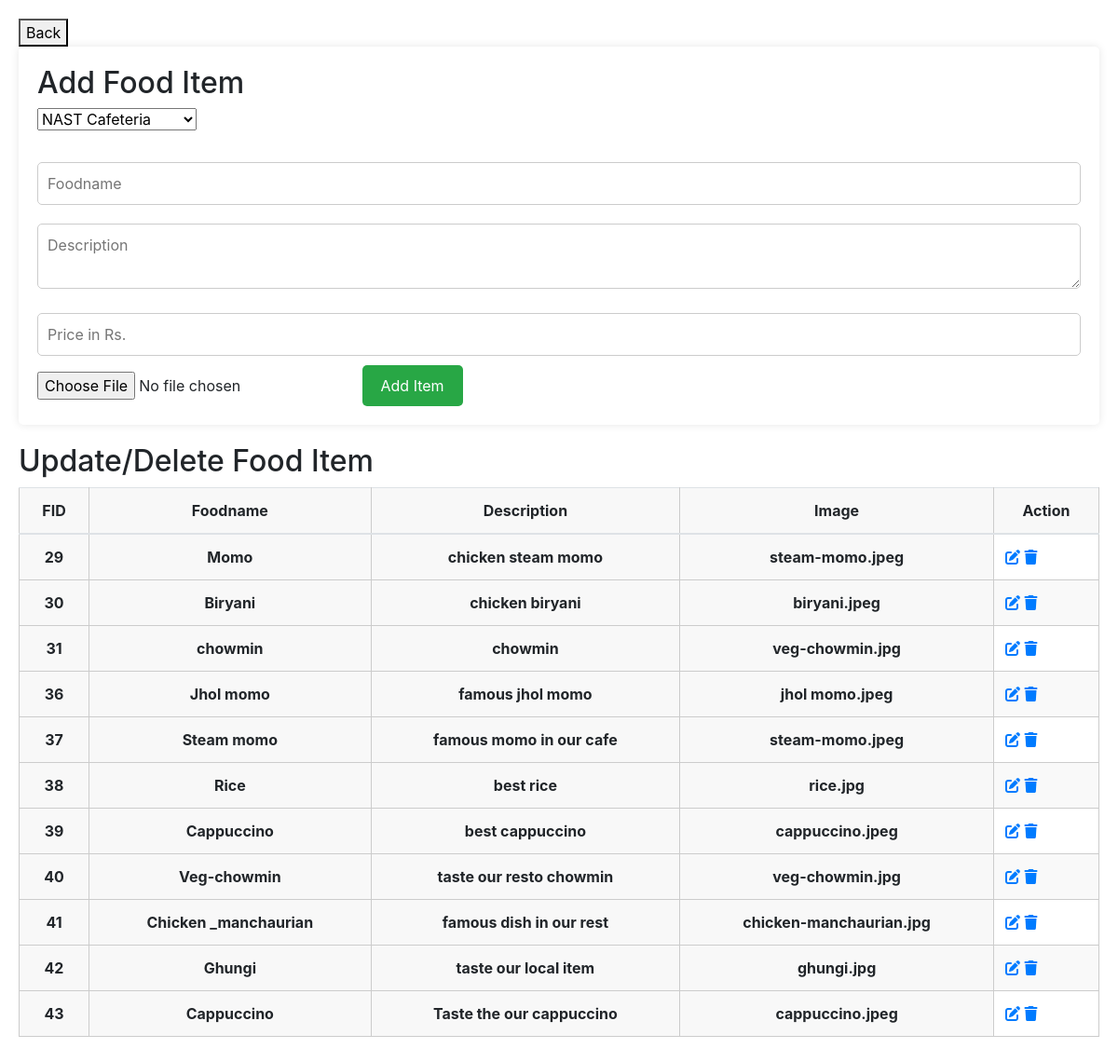
/OFOS/fedit.php, run on the app's committed database.
### tables this page shows
CREATE TABLE `view_foods` (
  `F_ID` int(11) NOT NULL,
  `R_ID` int(11) NOT NULL,
  `foodname` varchar(50) NOT NULL,
  `price` bigint(20) NOT NULL,
  `description` varchar(100) NOT NULL,
  `image` varchar(255) NOT NULL
);

### OFOS/fedit.php (the view, shortened to what this page needs)
<?php
include 'db.php';
?>
<!DOCTYPE html>
<html lang="en">
<head>
    <link rel="stylesheet" href="https://cdn.jsdelivr.net/npm/bootstrap@4.3.1/dist/css/bootstrap.min.css">
    <link rel="stylesheet" href="https://cdnjs.cloudflare.com/ajax/libs/font-awesome/6.6.0/css/all.min.css" />
</head>
<body>
<button class="back-button" onclick="history.back()">Back</button>
    <form method="post" action="">
        <h2>Add Food Item</h2>
        <select name="rest">
                <?php
                $select = "SELECT * FROM tbl_restaurants";
                $result = mysqli_query($conn, $select);
                while ($row = mysqli_fetch_assoc($result)) {
                    ?>
                    <option value="<?php echo $row["R_ID"]; ?>"><?php  echo $row["name"]; ?></option>
                    <?php
                }
                ?>
            </select><br><br>
        <input type="text" name="foodname" placeholder="Foodname" required>
        <textarea name="description" placeholder="Description" required></textarea>
        <input type="number" step="0.01" name="price" placeholder="Price in Rs." required>
        <input type="file" name="image" placeholder="add images" required>
        <input type="submit" name="add" value="Add Item">
    </form>
    <h2>Update/Delete Food Item</h2>
    <table class="table table-hover text-center">
  <thead>
    <tr>
      <th >FID</th>
      <th >Foodname</th>
      <th >Description</th>
      <th >Image</th>
      <th>Action</th>
    </tr>
  </thead>
  <tbody>
    <?php
    $sql= "SELECT * FROM `view_foods`";
    $result=mysqli_query($conn,$sql);
    while ($row= mysqli_fetch_assoc($result)){
        ?>
   <tr>
    <th> <?php echo $row['F_ID']?></th>
    <th> <?php echo $row['foodname'] ?></th>
    <th> <?php echo $row['description'] ?></th>
    <th> <?php echo $row['image'] ?></th>
    <td>
        <a href="fedit.php?F_ID=<?php echo $row['F_ID'] ?>"
        class="link-dark"><i class="fa-solid fa-pen-to-square fs-5 me-3"></i></a>
        <a href="fdelete.php?F_ID=<?php echo $row['F_ID'] ?>"
         class="link-dark"> <i class="fa-solid fa-trash"></i> </a>
    </td>
    </tr>
<?php
    }
    ?>
  </tbody>
</table>
</body>
</html>

### OFOS/fedit.php (style rules this page uses)
body { font-family: Arial, sans-serif; margin: 0; padding: 20px; background-color: #f4f4f4; }
form { background: #fff; padding: 20px; margin-bottom: 20px; border-radius: 5px; box-shadow: 0 0 10px rgba(0, 0, 0, 0.1); }
form h2 { margin-top: 0; }
form input[type="text"], form input[type="number"], form textarea { width: 100%; padding: 10px; margin: 10px 0; border: 1px solid #ccc; border-radius: 5px; }
form input[type="submit"] { background: #28a745; color: #fff; border: none; padding: 10px 20px; border-radius: 5px; cursor: pointer; transition: background 0.3s; }
table { width: 100%; border-collapse: collapse; margin-bottom: 20px; }
table, th, td { border: 1px solid #ccc; }
th, td { padding: 10px; text-align: left; }
th { background-color: #f8f8f8; }
tr:nth-child(even) { background-color: #f9f9f9; }
a { text-decoration: none; }

### data on the page
view_foods: F_ID "29", foodname "Momo", description "chicken steam momo", image "steam-momo.jpeg"
view_foods: F_ID "30", foodname "Biryani", description "chicken biryani", image "biryani.jpeg"
view_foods: F_ID "31", foodname "chowmin", description "chowmin", image "veg-chowmin.jpg"
view_foods: F_ID "36", foodname "Jhol momo", description "famous jhol momo", image "jhol momo.jpeg"
view_foods: F_ID "37", foodname "Steam momo", description "famous momo in our cafe", image "steam-momo.jpeg"
view_foods: F_ID "38", foodname "Rice", description "best rice", image "rice.jpg"
view_foods: F_ID "39", foodname "Cappuccino", description "best cappuccino", image "cappuccino.jpeg"
view_foods: F_ID "40", foodname "Veg-chowmin", description "taste our resto chowmin", image "veg-chowmin.jpg"
view_foods: F_ID "41", foodname "Chicken _manchaurian", description "famous dish in our rest", image "chicken-manchaurian.jpg"
view_foods: F_ID "42", foodname "Ghungi", description "taste our local item", image "ghungi.jpg"
view_foods: F_ID "43", foodname "Cappuccino", description "Taste the our cappuccino", image "cappuccino.jpeg"

### other printed values
form field rest "NAST Cafeteria"
